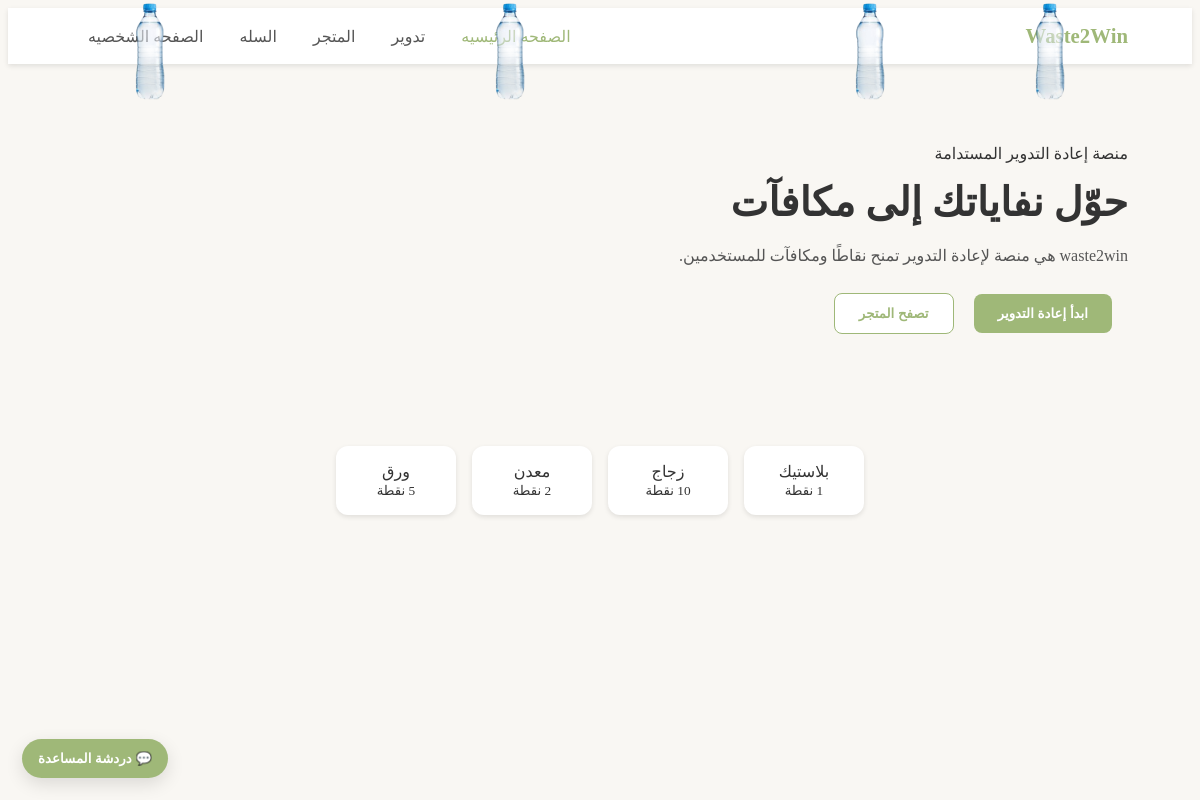
The app's page /user/home.php (signed in) with its own data.
### tables this page shows
CREATE TABLE `basic_site` (
  `site_id` int(11) NOT NULL,
  `site_name` varchar(255) DEFAULT NULL,
  `logo` text DEFAULT NULL,
  `title_1` text DEFAULT NULL,
  `about` text DEFAULT NULL
);

CREATE TABLE `wastes` (
  `wasteid` int(11) NOT NULL,
  `name` varchar(255) NOT NULL,
  `points` int(11) NOT NULL
);

### user/inc/select_basic_info.php (called while the page is built)
<?php
$Select_basic_site = $pdo->prepare("SELECT * FROM basic_site WHERE site_id = 1");
$Select_basic_site->execute();
$basic_site = $Select_basic_site->fetch();
?>

### user/home.php (the view, shortened to what this page needs)
<?php
include("inc/check_role.php");
    $get_categories = $pdo->prepare("SELECT * FROM wastes ORDER BY  name ASC");
    $get_categories->execute();
    $categories = $get_categories->fetchAll();
    include("inc/select_basic_info.php");
?>
<!DOCTYPE html>
<html lang="ar" dir="rtl">
<head>
  <link rel="stylesheet" href="style/home.css">
  <link rel="stylesheet" href="style/navbar.css">
</head>
<body>
<?php include("inc/navbar.php"); ?>
<div>
<section class="hero">
    <div class="hero-text">
      <p class="tag">منصة إعادة التدوير المستدامة</p>
      <h1><?php echo htmlspecialchars($basic_site["title_1"]) ?></h1>
      <p class="desc"><?php echo htmlspecialchars($basic_site["about"]) ?></p>
      <div class="hero-buttons">
        <a href="Recycle.php"><button id="startRecyclingBtn">ابدأ إعادة التدوير</button></a>
        <a href="shop.php"><button id="browseShopBtn" class="secondary">تصفح المتجر</button></a>
      </div>
    </div>
    <div class="bottle-container">
    </div>
</section>
<section class="categories">
<?php
  foreach($categories as $category){
?>
    <div class="card recycling-category" data-category="<?php echo htmlspecialchars($category["name"]) ?>">
      <?php echo $category["name"] ?><br>
      <small><?php echo htmlspecialchars($category["points"]) ?> نقطة</small>
    </div>
<?php } ?>
</section>
<div class="chat-toggle">
  <button id="openChatBtn" style="background-color:#9fb878">💬 دردشة المساعدة</button>
</div>
</div>
</body>
</html>

### user/style/home.css (style rules this page uses)
* { box-sizing: border-box; }
body { background-color: #f9f7f3; color: #333; overflow-x: hidden; }
.hero { display: flex; align-items: center; justify-content: space-between; padding: 4rem; background: #f9f7f3; flex-wrap: wrap; }
.hero-text { max-width: 500px; white-space: nowrap; margin-bottom: auto; }
.hero-text h1 { font-size: 2.5rem; margin: 1rem 0; line-height: 1.2; font-weight: 700; }
.hero-buttons button { margin-right: 1rem; padding: 0.75rem 1.5rem; border: none; border-radius: 0.5rem; background: #9fb878; color: white; font-weight: 600; cursor: pointer; }
.hero-buttons .secondary { background: #fff; color: #9fb878; border: 1px solid #9fb878; }
.desc { white-space: normal; color: #555; font-size: 1rem; line-height: 1.6; margin-bottom: 1.5rem; }
.bottle-container { position: fixed; top: 0; left: 0; width: 100%; height: 100%; pointer-events: none; z-index: 100000; }
.categories { display: flex; justify-content: center; gap: 1rem; flex-wrap: wrap; margin: 3rem 1rem; }
.card { background: #fff; border-radius: 0.75rem; padding: 1rem; text-align: center; width: 120px; box-shadow: 0 2px 5px rgba(0, 0, 0, 0.1); transition: 0.3s; cursor: pointer; }

### user/home.php (style rules this page uses)
.chat-toggle { position: fixed; bottom: 22px; left: 22px; z-index: 9999; }
.chat-toggle button { background:#f07d5d; color:#fff; border:none; padding:12px 16px; border-radius:999px; cursor:pointer; font-weight:600; box-shadow:0 6px 18px rgba(0,0,0,.12); }

### records on screen
basic_site: title_1 "حوّل نفاياتك إلى مكافآت", about "waste2win هي منصة لإعادة التدوير تمنح نقاطًا ومكافآت للمستخدمين."
wastes: name "بلاستيك"
wastes: name "زجاج"
wastes: name "معدن"
wastes: name "ورق"
